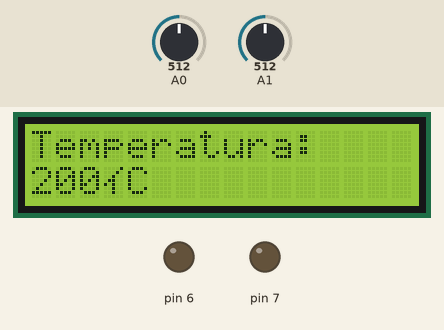
A sketch run on a simulated Arduino Uno, built with avr-gcc and run on an emulated ATmega328P. Shown: 16×2 character LCD, output pins drawn as LEDs (lit = HIGH). Dashed ring = blinking. Inputs (shaded band) come from the test bench; at power-on: A0 = 512, A1 = 512.

Above: at 1.2 s.
1.3 s: A0 set to 592
2.8 s: A0 set to 615
At 3.9 s:
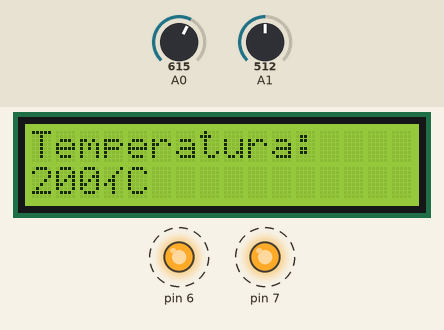
5.9 s: A0 set to 590
8.1 s: A1 set to 610
At 9.2 s:
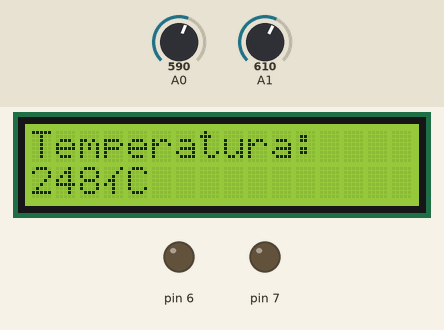
9.6 s: A1 set to 590
At 10.8 s:
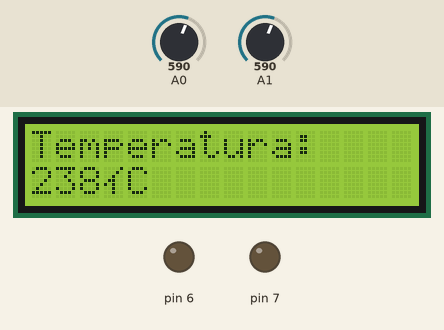
11.2 s: A1 set to 716
At 12.4 s:
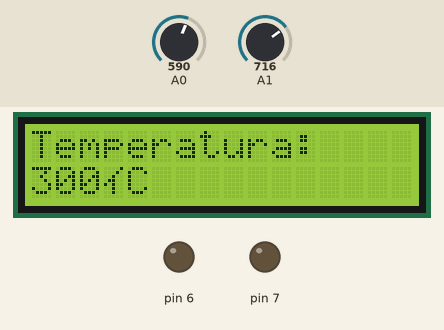
Timing chart, 0 to 13.7 s (numbered marks = the images above; inputs shaded):
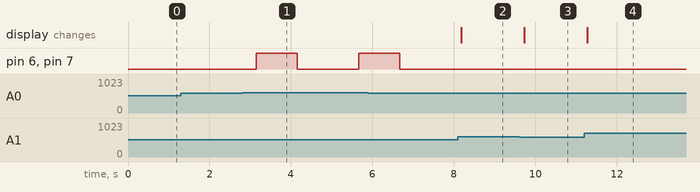

Measured:
- the behaviour switches between 600 and 601 on A0 (found by bisection; images 0 and 1)
- after the input at 1.3 s, every drawn part: stays the same
- after the input at 2.8 s, pin 6, pin 7: LOW → HIGH after 0.35 s, → LOW 1.0 s later, → HIGH 1.5 s later
- after the input at 8.1 s, the display: changes after 0.09 s (image 2)
- after the input at 9.6 s, the display: changes after 0.13 s (image 3)
- after the input at 11.2 s, the display: changes after 0.08 s (image 4)

The sketch:

detector_de_incendios1.ino
```cpp
#include <LiquidCrystal.h>
LiquidCrystal lcd (12,11,5,4,3,2);

void setup()
{
  pinMode(A0, INPUT);
  pinMode(A1, INPUT);
  pinMode(7, OUTPUT);
  pinMode(6, OUTPUT);
  lcd.begin (16,2);
  //Serial.begin(9600);
}

void loop()
{
  //deteccao de temperatura
  float tensao = analogRead(A1)*5.0/1023;
  int temp = round((tensao - 0.5)*100);

  //deteccao de fumaca
  float fumaca = analogRead(A0);
  if(fumaca > 600) {
	digitalWrite(6,HIGH);
    digitalWrite(7,HIGH);
    delay(1000);
    digitalWrite(6,LOW);
    digitalWrite(7,LOW);
    delay(1000);
  } else {
    digitalWrite(6,LOW);
    digitalWrite(7,LOW);
  }
  lcd.clear();
  lcd.print("Temperatura:");
  lcd.setCursor (0,1);
  lcd.print (temp);
  lcd.write(B10110010);
  lcd.write("C");
  delay(500);

  //Serial.println(fumaca);
  //Serial.println(temp);
  delay(10);
}
```
